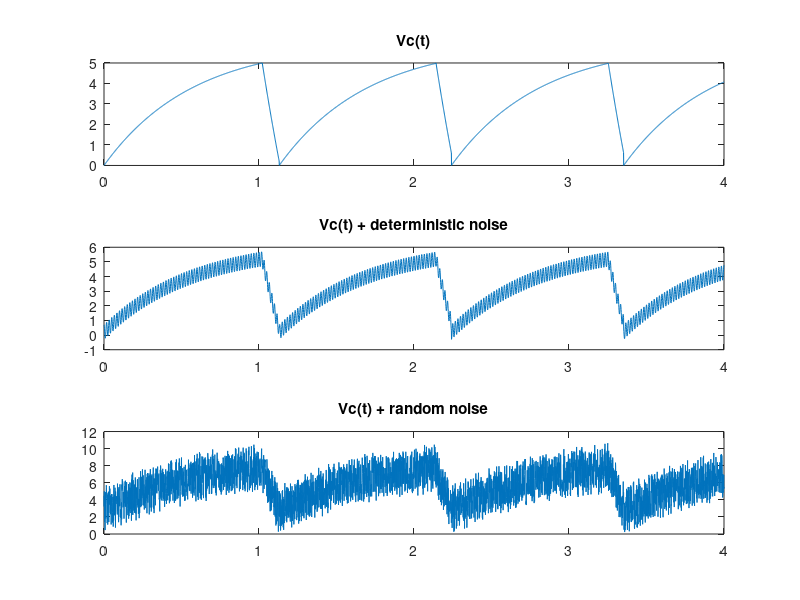
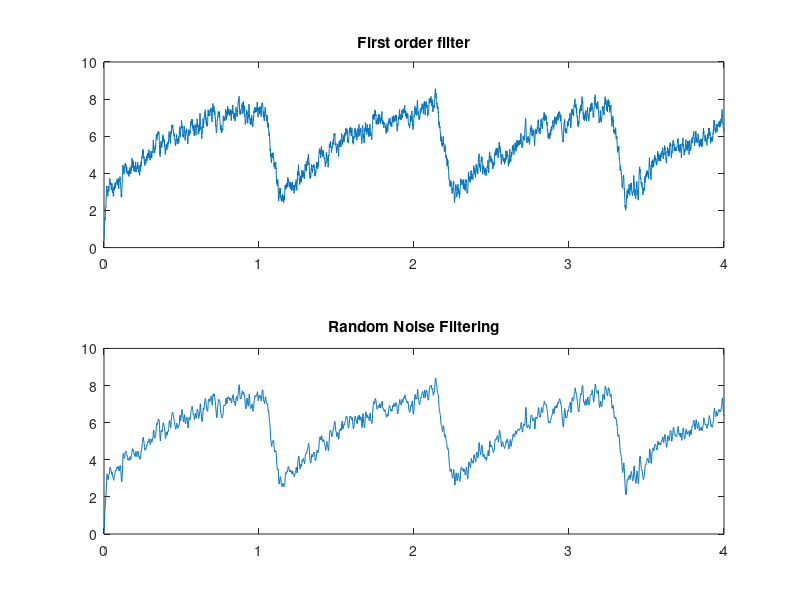
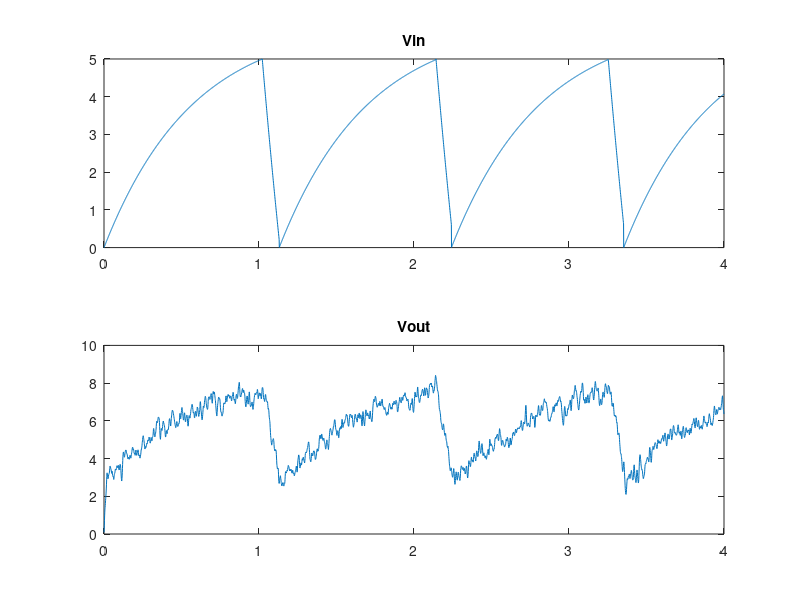

The MATLAB script that drew these images, in order:
%Brian McIlwian
%Matlab final project

function [] = matlab_project()
% Declare vars, get user input
t = 0:.001:4;
V = Vc(t);
len = length(V);
A = input('Please enter amplitude of the noise: ');
n = input('Please enter the value of random noise filter n: ');
%wc = input('Please enter the value of deterministic noise filter wc: ');

% A = .4;
% n = 150;
wc = 2*pi*17;

% Plot Vc(t)
figure
Vorig = V;
subplot(3,1,1)
plot(t,V);
title('Vc(t)');

% Add deterministic noise
V = V + 0.5*cos(2*pi*60*t) + 0.2*cos(2*pi*100000*t);
subplot(3,1,2)
plot(t,V);
title('Vc(t) + deterministic noise');

% Add random noise
V = V + randomNoise(1,len,A);
subplot(3,1,3)
plot(t,V);
title('Vc(t) + random noise');

% Filter function H(s)
num = 1/10;
den = [1 wc];

% First order filter h(t)
[r,p]=residue(num,den);
ht=r(1,1).*exp(p(1,1).*t);
Vf = conv(ht,V);
V(1:len) = Vf(1:len);
figure
subplot(2,1,1)
plot(t,V);
title('First order filter');

% Average filter
Vn = conv(randFilter(n),V);
V(1:len) = Vn(1:len);
subplot(2,1,2)
plot(t,V);
title('Random Noise Filtering');

%Comparison
figure
subplot(2,1,1)
plot(t,Vorig);
title('Vin')
subplot(2,1,2)
plot(t,V);
title('Vout')
end

function y = randFilter(n)
y = (1/n)*ones(1,n);
end

function y = randomNoise(m,n,A)
y = A*rand(m,n);
end

function y = Vc(t)
y(0<=t&t<1.021) = 6 - 6*exp((-1*t(0<=t&t<=1.021))/.57);
y(1.021<=t&t<1.1303) = -22.5 + 27.5*exp((-1*(t(1.021<=t&t<1.1303)-1.021))/.57);
y(1.1303<=t&t<2.142) = 6 - 6*exp((-1*(t(1.1303<=t&t<2.142)-1.1303))/.57);
y(2.142<=t&t<2.2413) = -22.5 + 27.5*exp((-1*(t(2.142<=t&t<2.2413)-2.142))/.57);
y(2.2413<=t&t<3.2533) = 6 - 6*exp((-1*(t(2.2413<=t&t<3.2533)-2.2413))/.57);
y(3.2533<=t&t<3.3526) = -22.5 + 27.5*exp((-1*(t(3.2533<=t&t<3.3526)-3.2533))/.57);
y(3.3526<=t&t<4.3546) = 6 - 6*exp((-1*(t(3.3526<=t&t<4.3546)-3.3526))/.57);
y(t>=4.3546) = 0;
end
